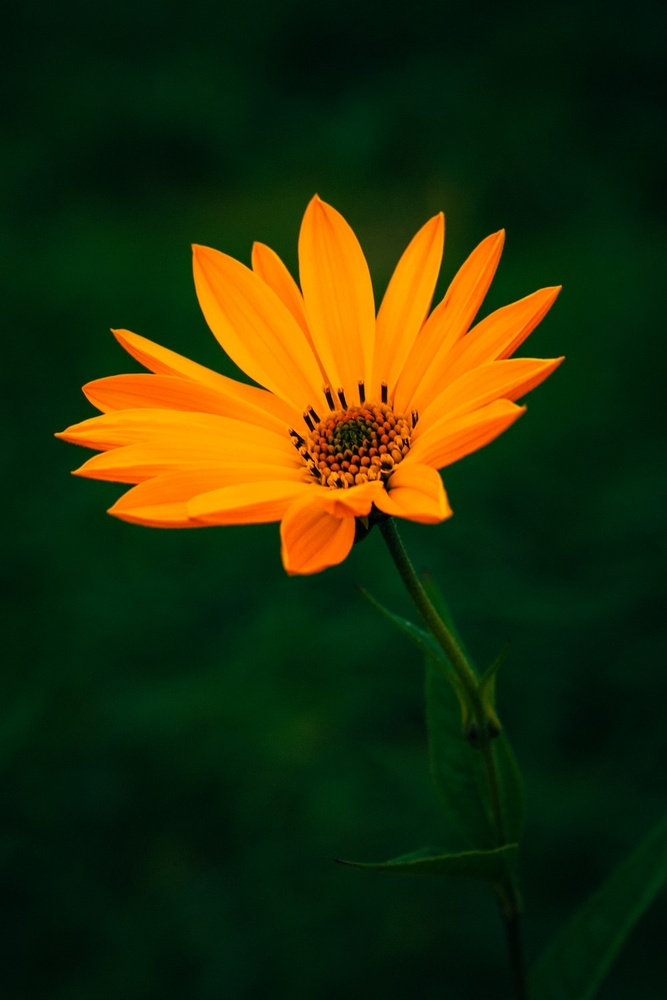
#> input picture image.jpg, 667 x 1000 px, shrunk from 1000 x 1500 before the run
$ python '2(a).py'
#> lines starting #> are read from the running program, lines starting #| are printed output that depends on the picture
import cv2
import numpy as np
import matplotlib.pyplot as plt

image = cv2.imread('image.jpg',0)
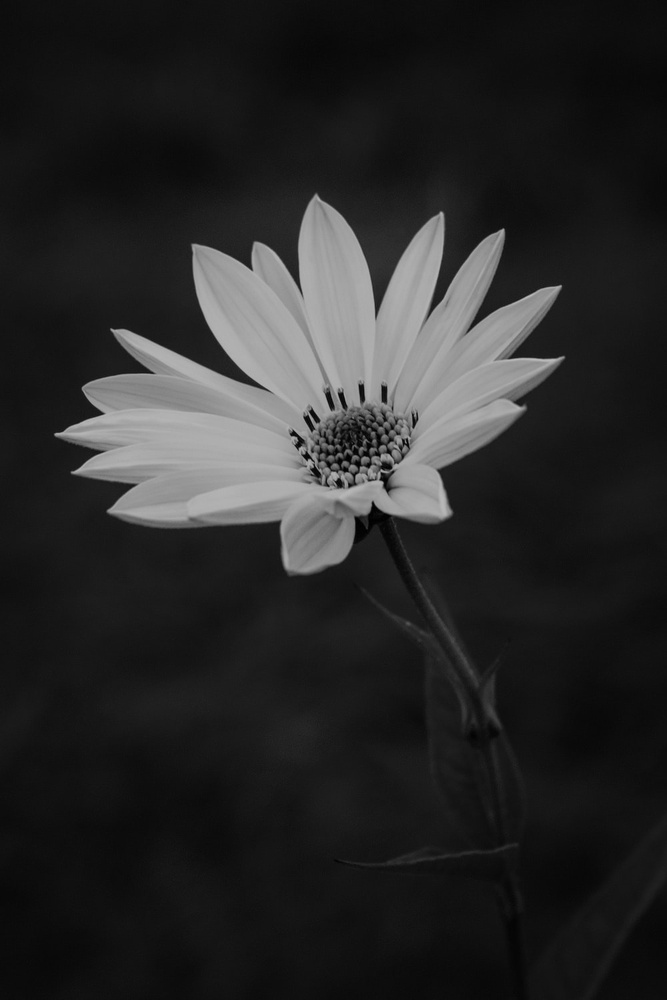
#> image: shape (1000, 667); min 0, max 189, mean 40.2

range_level = (0,150)
row,col = image.shape
#> row = 1000; col = 667
output_image = image.copy()

for i in range(row):
    for j in range(col):
        if output_image[i][j]>range_level[0] and output_image[i][j]<range_level[1]:
            output_image[i][j]+=150
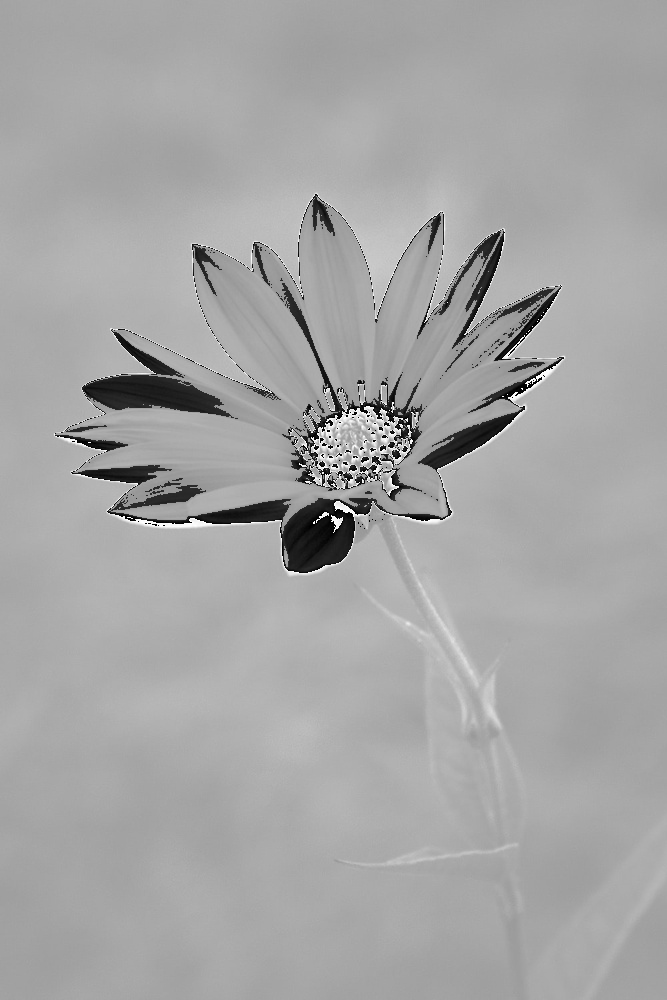
#> output_image: shape (1000, 667); min 0, max 255, mean 165.1

plt.subplot(2,1,1)
plt.imshow(image,cmap='gray')

plt.subplot(2,1,2)
plt.imshow(output_image,cmap='gray')
plt.show()
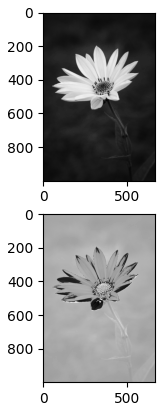
#> figure drawn by matplotlib, 2 panels
